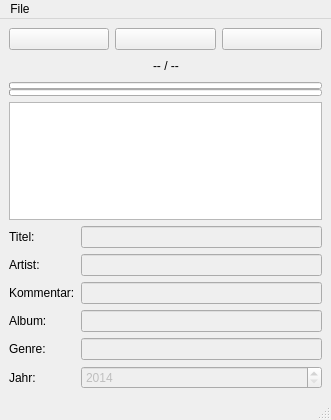
<?xml version="1.0" encoding="UTF-8"?>
<ui version="4.0">
 <author>Daniel Supplieth</author>
 <class>GodiRec</class>
 <widget class="QMainWindow" name="GodiRec">
  <property name="geometry">
   <rect>
    <x>0</x>
    <y>0</y>
    <width>331</width>
    <height>420</height>
   </rect>
  </property>
  <property name="windowTitle">
   <string>GodiRec - erzeuge neues Projekt</string>
  </property>
  <property name="windowIcon">
   <iconset>
    <normaloff>../../../../.designer/backup/microphone2.ico</normaloff>../../../../.designer/backup/microphone2.ico</iconset>
  </property>
  <widget class="QWidget" name="centralwidget">
   <property name="sizePolicy">
    <sizepolicy hsizetype="Preferred" vsizetype="Preferred">
     <horstretch>0</horstretch>
     <verstretch>0</verstretch>
    </sizepolicy>
   </property>
   <layout class="QVBoxLayout" name="verticalLayout_2">
    <item>
     <layout class="QVBoxLayout" name="verticalLayout">
      <item>
       <layout class="QHBoxLayout" name="horizontalLayout">
        <item>
         <widget class="QPushButton" name="ButtonStop">
          <property name="toolTip">
           <string>&lt;html&gt;&lt;head/&gt;&lt;body&gt;&lt;p&gt;beendet Track&lt;br/&gt;Strg+J&lt;/p&gt;&lt;/body&gt;&lt;/html&gt;</string>
          </property>
          <property name="text">
           <string/>
          </property>
          <property name="icon">
           <iconset>
            <normaloff>../../../../.designer/backup/media26.png</normaloff>../../../../.designer/backup/media26.png</iconset>
          </property>
          <property name="shortcut">
           <string>Ctrl+J</string>
          </property>
         </widget>
        </item>
        <item>
         <widget class="QPushButton" name="ButtonRec">
          <property name="toolTip">
           <string>&lt;html&gt;&lt;head/&gt;&lt;body&gt;&lt;p&gt;startet/pausiert Track&lt;br/&gt;Strg+K&lt;/p&gt;&lt;/body&gt;&lt;/html&gt;</string>
          </property>
          <property name="text">
           <string/>
          </property>
          <property name="icon">
           <iconset>
            <normaloff>../../../../.designer/backup/record6.png</normaloff>../../../../.designer/backup/record6.png</iconset>
          </property>
          <property name="shortcut">
           <string>Ctrl+K</string>
          </property>
         </widget>
        </item>
        <item>
         <widget class="QPushButton" name="ButtonCut">
          <property name="toolTip">
           <string>&lt;html&gt;&lt;head/&gt;&lt;body&gt;&lt;p&gt;beginnt neuen Track&lt;br/&gt;Strg+L&lt;/p&gt;&lt;/body&gt;&lt;/html&gt;</string>
          </property>
          <property name="text">
           <string/>
          </property>
          <property name="icon">
           <iconset>
            <normaloff>../../../../.designer/backup/cutting.png</normaloff>../../../../.designer/backup/cutting.png</iconset>
          </property>
          <property name="shortcut">
           <string>Ctrl+L</string>
          </property>
         </widget>
        </item>
       </layout>
      </item>
      <item>
       <layout class="QHBoxLayout" name="horizontalLayout_2">
        <item>
         <spacer name="horizontalSpacer">
          <property name="orientation">
           <enum>Qt::Horizontal</enum>
          </property>
          <property name="sizeHint" stdset="0">
           <size>
            <width>40</width>
            <height>20</height>
           </size>
          </property>
         </spacer>
        </item>
        <item>
         <widget class="QLabel" name="LabelTime">
          <property name="text">
           <string>-- / --</string>
          </property>
         </widget>
        </item>
        <item>
         <spacer name="horizontalSpacer_2">
          <property name="orientation">
           <enum>Qt::Horizontal</enum>
          </property>
          <property name="sizeHint" stdset="0">
           <size>
            <width>40</width>
            <height>20</height>
           </size>
          </property>
         </spacer>
        </item>
       </layout>
      </item>
      <item>
       <layout class="QVBoxLayout" name="verticalLayout_3">
        <property name="spacing">
         <number>0</number>
        </property>
        <item>
         <widget class="QProgressBar" name="LeftLevelBar">
          <property name="minimumSize">
           <size>
            <width>0</width>
            <height>7</height>
           </size>
          </property>
          <property name="maximumSize">
           <size>
            <width>16777215</width>
            <height>7</height>
           </size>
          </property>
          <property name="value">
           <number>0</number>
          </property>
          <property name="textVisible">
           <bool>false</bool>
          </property>
         </widget>
        </item>
        <item>
         <widget class="QProgressBar" name="RightLevelBar">
          <property name="minimumSize">
           <size>
            <width>0</width>
            <height>7</height>
           </size>
          </property>
          <property name="maximumSize">
           <size>
            <width>16777215</width>
            <height>7</height>
           </size>
          </property>
          <property name="value">
           <number>0</number>
          </property>
          <property name="textVisible">
           <bool>false</bool>
          </property>
         </widget>
        </item>
       </layout>
      </item>
      <item>
       <widget class="QListView" name="ListTracks"/>
      </item>
      <item>
       <layout class="QFormLayout" name="formLayout">
        <property name="fieldGrowthPolicy">
         <enum>QFormLayout::AllNonFixedFieldsGrow</enum>
        </property>
        <item row="0" column="0">
         <widget class="QLabel" name="LabelTitle">
          <property name="text">
           <string>Titel:</string>
          </property>
         </widget>
        </item>
        <item row="0" column="1">
         <widget class="QLineEdit" name="LineEditTitle">
          <property name="enabled">
           <bool>false</bool>
          </property>
         </widget>
        </item>
        <item row="1" column="0">
         <widget class="QLabel" name="LabelArtist">
          <property name="text">
           <string>Artist:</string>
          </property>
         </widget>
        </item>
        <item row="1" column="1">
         <widget class="QLineEdit" name="LineEditArtist">
          <property name="enabled">
           <bool>false</bool>
          </property>
         </widget>
        </item>
        <item row="2" column="0">
         <widget class="QLabel" name="LabelComment">
          <property name="text">
           <string>Kommentar:</string>
          </property>
         </widget>
        </item>
        <item row="2" column="1">
         <widget class="QLineEdit" name="LineEditComment">
          <property name="enabled">
           <bool>false</bool>
          </property>
         </widget>
        </item>
        <item row="3" column="0">
         <widget class="QLabel" name="LabelAlbum">
          <property name="text">
           <string>Album:</string>
          </property>
         </widget>
        </item>
        <item row="3" column="1">
         <widget class="QLineEdit" name="LineEditAlbum">
          <property name="enabled">
           <bool>false</bool>
          </property>
         </widget>
        </item>
        <item row="4" column="0">
         <widget class="QLabel" name="LabelGenre">
          <property name="text">
           <string>Genre:</string>
          </property>
         </widget>
        </item>
        <item row="4" column="1">
         <widget class="QLineEdit" name="LineEditGenre">
          <property name="enabled">
           <bool>false</bool>
          </property>
         </widget>
        </item>
        <item row="5" column="0">
         <widget class="QLabel" name="LabelDate">
          <property name="text">
           <string>Jahr:</string>
          </property>
         </widget>
        </item>
        <item row="5" column="1">
         <widget class="QDateEdit" name="LineEditDate">
          <property name="enabled">
           <bool>false</bool>
          </property>
          <property name="locale">
           <locale language="German" country="Germany"/>
          </property>
          <property name="minimumDate">
           <date>
            <year>2014</year>
            <month>1</month>
            <day>1</day>
           </date>
          </property>
          <property name="displayFormat">
           <string>yyyy</string>
          </property>
         </widget>
        </item>
       </layout>
      </item>
     </layout>
    </item>
   </layout>
  </widget>
  <widget class="QMenuBar" name="menubar">
   <property name="geometry">
    <rect>
     <x>0</x>
     <y>0</y>
     <width>331</width>
     <height>25</height>
    </rect>
   </property>
   <widget class="QMenu" name="menuGodiRec">
    <property name="title">
     <string>File</string>
    </property>
    <addaction name="ActionNewProject"/>
    <addaction name="ActionSettings"/>
    <addaction name="ActionExit"/>
   </widget>
   <addaction name="menuGodiRec"/>
  </widget>
  <widget class="QStatusBar" name="statusbar">
   <property name="sizeGripEnabled">
    <bool>true</bool>
   </property>
  </widget>
  <action name="ActionExit">
   <property name="text">
    <string>Exit</string>
   </property>
   <property name="shortcut">
    <string>Ctrl+Q</string>
   </property>
  </action>
  <action name="ActionNewProject">
   <property name="text">
    <string>Neues Projekt</string>
   </property>
   <property name="shortcut">
    <string>Ctrl+N</string>
   </property>
   <property name="shortcutContext">
    <enum>Qt::ApplicationShortcut</enum>
   </property>
  </action>
  <action name="ActionOpenProject">
   <property name="text">
    <string>Altes Projekt</string>
   </property>
   <property name="shortcut">
    <string>Ctrl+O</string>
   </property>
  </action>
  <action name="ActionSettings">
   <property name="icon">
    <iconset>
     <normaloff>../../../../.designer/backup/settings.png</normaloff>../../../../.designer/backup/settings.png</iconset>
   </property>
   <property name="text">
    <string>Einstellungen</string>
   </property>
   <property name="shortcut">
    <string>Ctrl+S</string>
   </property>
  </action>
 </widget>
 <tabstops>
  <tabstop>ButtonStop</tabstop>
  <tabstop>ButtonRec</tabstop>
  <tabstop>ButtonCut</tabstop>
  <tabstop>ListTracks</tabstop>
  <tabstop>LineEditTitle</tabstop>
  <tabstop>LineEditArtist</tabstop>
  <tabstop>LineEditComment</tabstop>
  <tabstop>LineEditAlbum</tabstop>
  <tabstop>LineEditGenre</tabstop>
  <tabstop>LineEditDate</tabstop>
 </tabstops>
 <resources/>
 <connections/>
</ui>
